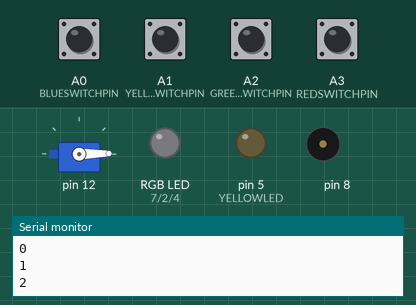
Simulated run of this sketch. Board: Arduino Uno, built with avr-gcc and run on an emulated ATmega328P. Parts: servo, an RGB LED mixed from three pins (HIGH = lit), output pins drawn as LEDs (lit = HIGH), buzzer (waves = sounding), the last lines printed to the serial monitor. The test bench sets the inputs (shaded band); at power-on: A0 (BLUESWITCHPIN), A1 (YELLOWSWITCHPIN), A2 (GREENSWITCHPIN), A3 (REDSWITCHPIN) LOW. Dim RGB values are drawn brighter than linear.

Above: at 1.2 s.
1.3 s: A0 (BLUESWITCHPIN) pulled HIGH for 0.15 s
At 1.95 s:
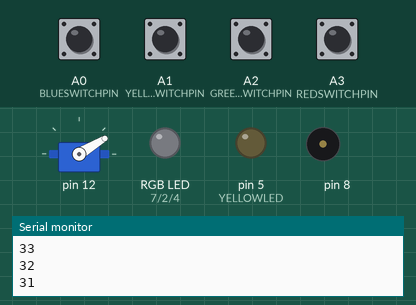
4.3 s: A1 (YELLOWSWITCHPIN) pulled HIGH for 0.15 s
At 5.27 s:
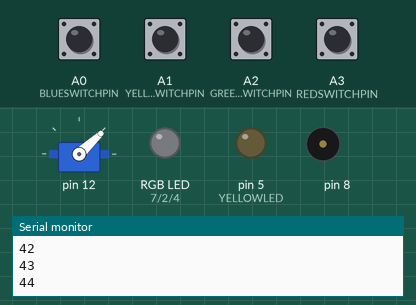
7.3 s: A2 (GREENSWITCHPIN) pulled HIGH for 1 s
At 7.67 s:
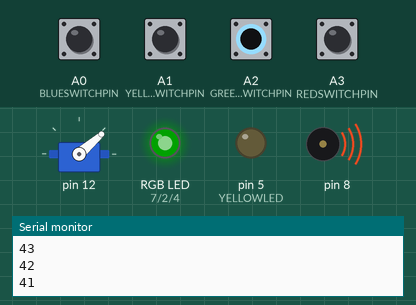
10.3 s: A3 (REDSWITCHPIN) pulled HIGH for 1 s
At 10.69 s:
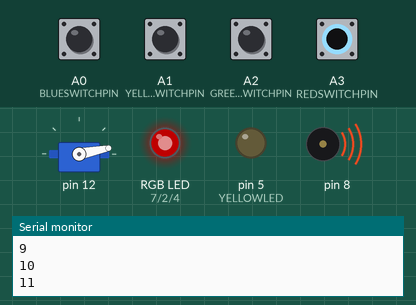
13.3 s: A0 (BLUESWITCHPIN) pulled HIGH for 1 s
At 13.7 s:
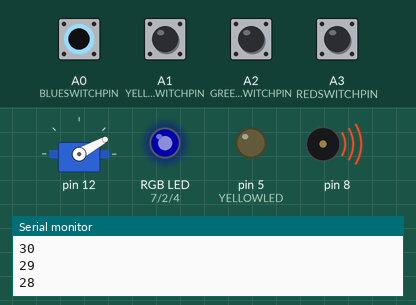
16.3 s: A1 (YELLOWSWITCHPIN) pulled HIGH for 1 s
At 16.72 s:
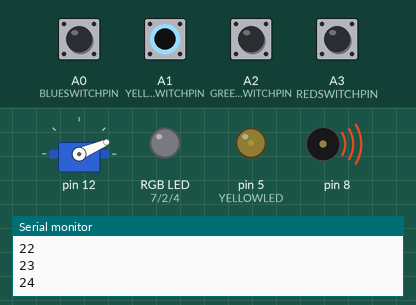
Timing chart, 0 to 20.3 s (numbered marks = the images above; inputs shaded):
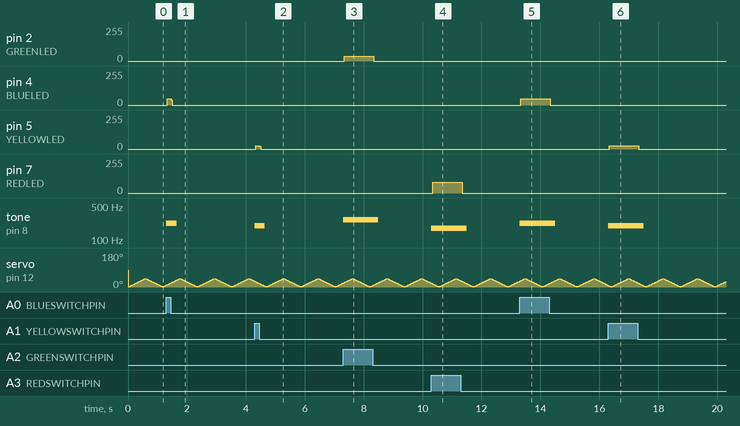

The sketch:

assignment3.ino
```cpp
#include "pitches.h"
#include <Servo.h>
class Belltime
{
  Servo servo;
  int pos;
  int increment;
  int updateInterval;
  unsigned long lastUpdated;

  public:
  Belltime (int interval)
  {
    updateInterval = interval;
    increment = 1;
  }
  void Attach(int pin)
  {
    servo.attach(pin);
  }
  void Detach()
  {
    servo.detach();
  }
  void Update()
  {
    if((millis() - lastUpdated)> updateInterval)
    {
      lastUpdated = millis();
      pos += increment;
      servo.write(pos);
      Serial.println(pos);
      if((pos >= 45)||(pos<=0))
      {
        increment=-increment;
      }
    }
  }
};

const int GREENLED = 2;
const int YELLOWLED = 5;
const int BLUELED = 4;
const int REDLED = 7;
const int GREENSWITCHPIN = A2;
const int YELLOWSWITCHPIN = A1;
const int BLUESWITCHPIN = A0;
const int REDSWITCHPIN = A3;

int firstnote = NOTE_C4;
int secondnote = NOTE_G3;
int thirdnote = NOTE_A3;
int fourthnote = NOTE_F3;
int pos = 0;


unsigned long previousMillis = 0;

Belltime Bell (12);

void setup() {
  pinMode(GREENLED, OUTPUT);
  pinMode(YELLOWLED, OUTPUT);
  pinMode(BLUELED, OUTPUT);
  pinMode(REDLED, OUTPUT);
  Bell.Attach(12);
  Serial.begin(9600);

}

void loop() {

  //Green
  int switchPositionG = digitalRead(A2);
  if (switchPositionG == HIGH) {
    tone(8, firstnote, 200);
    digitalWrite(GREENLED, HIGH);

  }
  else {
    digitalWrite(BLUELED, LOW);
    digitalWrite(YELLOWLED, LOW);
    digitalWrite(REDLED, LOW);

  }

  //Yellow
  int switchPositionY = digitalRead(A1);
  if (switchPositionY == HIGH) {
    tone(8, secondnote, 200);
    digitalWrite(YELLOWLED, HIGH);

  }
  else {
    digitalWrite(BLUELED, LOW);
    digitalWrite(GREENLED, LOW);
    digitalWrite(REDLED, LOW);

  }
  //Blue
  int switchPositionB = digitalRead(A0);
  if (switchPositionB == HIGH) {
    tone(8, thirdnote, 200);
    digitalWrite(BLUELED, HIGH);

  }
  else {
    digitalWrite(YELLOWLED, LOW);
    digitalWrite(GREENLED, LOW);
    digitalWrite(REDLED, LOW);

  }
  //Red
  int switchPositionR = digitalRead(A3);
  if (switchPositionR == HIGH) {
    tone(8, fourthnote, 200);
    digitalWrite(REDLED, HIGH);

  }
  else {
    digitalWrite(YELLOWLED, LOW);
    digitalWrite(GREENLED, LOW);
    digitalWrite(BLUELED, LOW);

  }

  //Bell
Bell.Update();


}
```

Measured:
- after the input at 1.3 s, pin 4 (BLUELED): 0/255 → 48/255 at once, → 0/255 0.12 s later; tone on pin 8: silent → 220 Hz at once, → silent 0.35 s later
- after the input at 4.3 s, pin 5 (YELLOWLED): 0/255 → 25/255 at once, → 0/255 0.12 s later; tone on pin 8: silent → 196 Hz at once, → silent 0.35 s later
- after the input at 7.3 s, pin 2 (GREENLED): 0/255 → 34/255 at once, → 0/255 1.0 s later; tone on pin 8: silent → 262 Hz at once, → silent 1.2 s later
- after the input at 10.3 s, pin 7 (REDLED): 0/255 → 81/255 at once, → 0/255 1.0 s later; tone on pin 8: silent → 175 Hz at once, → silent 1.2 s later
- after the input at 13.3 s, pin 4 (BLUELED): 0/255 → 48/255 at once, → 0/255 1.0 s later; tone on pin 8: silent → 220 Hz at once, → silent 1.2 s later
- after the input at 16.3 s, pin 5 (YELLOWLED): 0/255 → 25/255 at once, → 0/255 1.0 s later; tone on pin 8: silent → 196 Hz at once, → silent 1.2 s later
